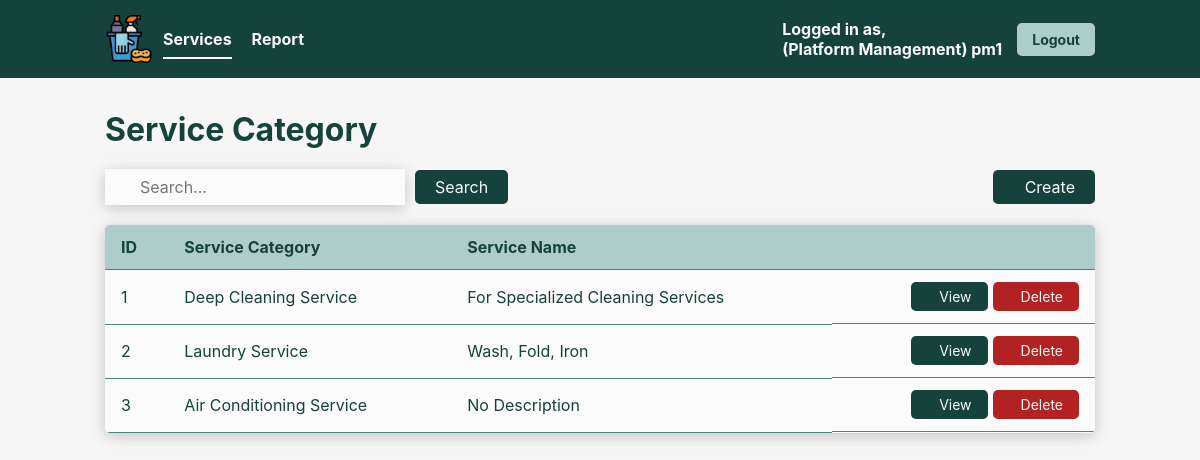
Page /viewServiceCategory.php (signed in) on the committed database.
### tables this page shows
CREATE TABLE ServiceCategory (
    `id` INT AUTO_INCREMENT,
    `category` VARCHAR(64) NOT NULL,
    `description` VARCHAR(64) NOT NULL DEFAULT 'No Description',
    PRIMARY KEY (`id`),
    UNIQUE (`category`)
);

### src/entity/ServiceCategory.php (called while the page is built, shortened)
<?php
class ServiceCategory {
    protected int $id;
    protected string $category;
    protected string $description;
    public function readAllServiceCategory(): ?array {
        $db_handle = new Database();
        $db_conn = $db_handle->getConnection();
        try {
            $stmt = $db_conn->prepare("SELECT * FROM `ServiceCategory`");
            $execResult = $stmt->execute();
            if ($execResult) {
                $serviceCategory = $stmt->fetchAll(PDO::FETCH_CLASS, 'ServiceCategory');
                return $serviceCategory;
            } else {
                return null;
            }
        } catch (PDOException $e) {
            error_log("Database query failed: " . $e->getMessage());
            unset($db_handle);
            return null;
        }
    }
    public function getId(): int { return $this->id; }
    public function getCategory(): string { return $this->category; }
    public function getDescription(): string { return $this->description; }
}
?>

### src/controllers/ViewAllServiceCategoryController.php (called while the page is built)
<?php
require_once "entity/ServiceCategory.php";
class ViewAllServiceCategoryController {
    private $serviceCategory;
    public function __construct() {
        $this->serviceCategory = new ServiceCategory();
    }
    public function readAllServiceCategory() {
        return $this->serviceCategory->readAllServiceCategory();
    }
}
?>

### src/viewServiceCategory.php (the view, shortened to what this page needs)
<?php
require_once 'controllers/ViewAllServiceCategoryController.php';
$controller = new ViewAllServiceCategoryController();
$serviceCategory = $controller->readAllServiceCategory();
?>
<!DOCTYPE html>
<html lang="en">
<head>
  <link rel="stylesheet" href="css/style.css">
</head>
<body>
  <div class="navbar">
    <div class="navbar-left">
      <img src='img/cleaning-logo.png' alt="Cleaning Logo" width='48px' height='48px'/>
      <a href="viewServiceCategory.php" class="active">Services</a>
      <a href="#">Report</a>
    </div>
    <div class="navbar-right">
      <span class="navbar-right-text">Logged in as,<br/>(<?php echo htmlspecialchars($_SESSION["userProfile"]); ?>) <?php echo htmlspecialchars($_SESSION["username"]); ?></span>
      <button class="logout-button" onclick="window.location.href='logout.php'">Logout</button>
    </div>
  </div>
  <h1>Service Category</h1>
  <div class="section-container">
    <div class="search">
      <div class="search-group">
        <div class="input-wrapper">
          <input type="text" id="search_term" type="text" placeholder="Search..." value=<?php if (isset($_GET['q'])) { echo $_GET['q']; } ?>>
        </div>
        <button onclick='window.location.href="viewServiceCategory.php?q=\"" + document.getElementById("search_term").value + "\"";' class="search-button">Search</button>
      </div>
      <button onclick='window.location.href="createServiceCategory.php"' class="create-button">
        Create
      </button>
    </div>
    <table class="user-table">
      <thead>
        <tr>
          <th>ID</th>
          <th>Service Category</th>
          <th>Service Name</th>
          <th></th>
        </tr>
      </thead>
      <tbody>
      <?php foreach ($serviceCategory as $sc): ?>
          <tr>
              <td><?php echo htmlspecialchars($sc->getId()); ?></td>
              <td><?php echo htmlspecialchars($sc->getCategory()); ?></td>
              <td><?php echo htmlspecialchars($sc->getDescription()); ?></td>
              <td>
                <button class="view-button" onclick='window.location.href="updateServiceCategory.php?id=<?php echo htmlspecialchars($sc->getId()); ?>"'><ion-icon name="eye-outline"></ion-icon>View</button>
                <button class="delete-button" onclick="deleteButtonClicked('<?php echo htmlspecialchars($sc->getId()); ?>')"><ion-icon name="trash-outline"></ion-icon>Delete</button>
              </td>
          </tr>
      <?php endforeach; ?>
      </tbody>
    </table>
  </div>
</body>
</html>

### src/css/style.css (style rules this page uses)
* { margin: 0px; padding: 0px; box-sizing: border-box; font-family: 'Inter', 'Segoe UI', sans-serif; }
body { height: 100vh; background-color: #F6F6F6; }
.navbar { background-color: #16423C; padding: 15px 0; display: flex; justify-content: space-between; align-items: center; border-bottom: 2px solid #FBFBFB; }
.navbar-left { display: flex; align-items: center; margin-left: 105px; }
.navbar-left img { margin-right: 10px; }
.navbar-left a { color: #FBFBFB; text-decoration: none; margin-right: 20px; padding: 10px 0; position: relative; font-weight: bold; }
.navbar-left a.active::after { content: ''; position: absolute; bottom: 0; left: 0; width: 100%; height: 2px; background-color: #FBFBFB; }
.navbar-right { display: flex; align-items: center; margin-right: 105px; }
.navbar-right-text { margin-right: 15px; color: #FBFBFB; font-weight: bold; }
.logout-button { background-color: #ADCDC8; color: #16423C; border: none; padding: 8px 15px; border-radius: 5px; cursor: pointer; font-size: 14px; font-weight: bold; }
h1 { margin-left: 105px; margin-top: 30px; color: #16423C; }
.section-container { padding: 0 105px; padding-bottom: 5%; margin-top: 20px; }
.search { display: flex; justify-content: space-between; align-items: center; margin-bottom: 20px; }
.search-group { display: flex; align-items: center; gap: 10px; }
.search input { padding: 8px 12px; font-size: 16px; width: 300px; }
.input-wrapper { position: relative; }
.input-wrapper input { padding: 8px 12px 8px 35px; font-size: 16px; box-shadow: 0px 3px 15px rgba(0,0,0,0.2); background-color: #FBFBFB; border: None; width: 300px; }
.create-button { display: flex; align-items: center; gap: 12px; }
.search-button, .create-button { font-size: 16px; padding: 7px 20px; background-color: #16423C; color: #FBFBFB; border: none; border-radius: 5px; align-items: center; cursor: pointer; }
.user-table { width: 100%; border-collapse: collapse; border-radius: 5px; overflow: hidden; background-color: #FBFBFB; box-shadow: 0px 3px 15px rgba(0,0,0,0.2); }
.user-table td:last-child { text-align: right; display: flex; justify-content: flex-end; }
.user-table button { display: flex; align-items: center; gap: 12px; }
.user-table button + button { margin-left: 5px; }
.user-table thead { background-color: #ADCDC8; font-weight: bold; color: #16423C; }
.user-table th, .user-table td { padding: 12px 16px; text-align: left; border-bottom: 0.5px solid #4B827B; color: #16423C; }
.view-button { background-color: #16423C; color: #FBFBFB; border: none; border-radius: 5px; padding: 6px 16px; font-size: 14px; cursor: pointer; transition: 0.2s ease; text-decoration:none; }
.delete-button { background-color: #B22222; color: #FBFBFB; border: none; border-radius: 5px; padding: 6px 16px; font-size: 14px; cursor: pointer; transition: 0.2s ease; text-decoration:none; }

### rows in the picture
servicecategory: id "1", category "Deep Cleaning Service", description "For Specialized Cleaning Services"
servicecategory: id "2", category "Laundry Service", description "Wash, Fold, Iron"
servicecategory: id "3", category "Air Conditioning Service", description "No Description"

### other values in the picture
$_SESSION["userProfile"] "Platform Management"
$_SESSION["username"] "pm1"
